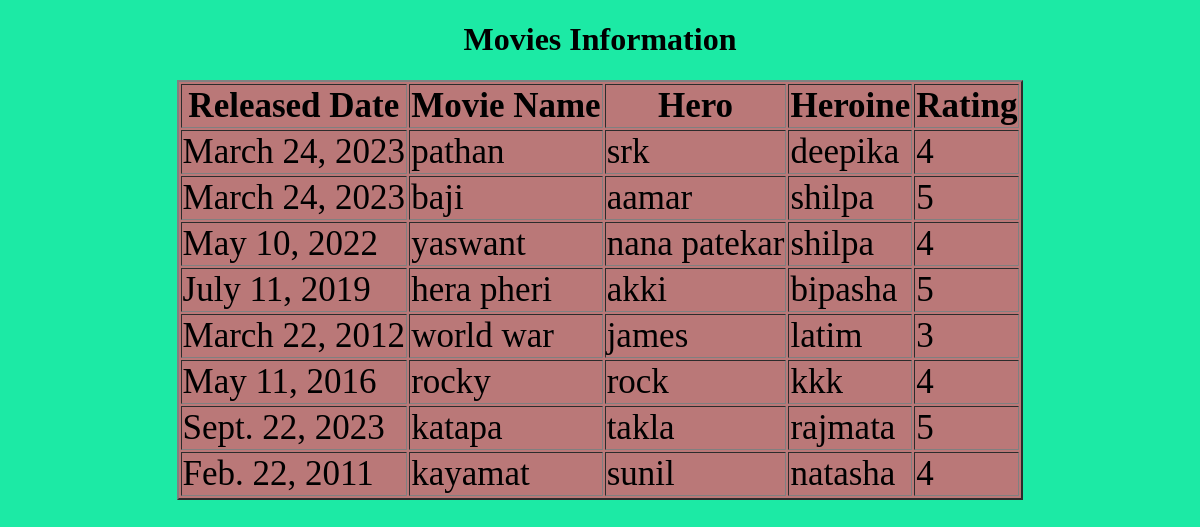
/listmovies/, run on the app's committed database.
### testapp/models.py (models this page shows)
class Movie(models.Model):
    rdate = models.DateField()
    moviename = models.CharField(max_length=30)
    hero = models.CharField(max_length=30)
    heroine = models.CharField(max_length=30)
    mrating = models.IntegerField()

### testapp/views.py (the view)
# urls.py: path('listmovies/', views.list_movies_view),
def list_movies_view(request):
    movies_list = Movie.objects.all()
    return render(request,'testapp/listmovies.html',{'movies_list': movies_list})

### templates/testapp/listmovies.html (shortened to what this page needs)
<!DOCTYPE html>
{% load static %}
<html lang="en">
<head>
    <link rel="stylesheet" href="{% static 'css/movies.css' %}">
</head>
<body>
    {% if movies_list %}
    <h1>Movies Information</h1>
       <table border='2'>
        <thead>
            <th>Released Date</th>
            <th>Movie Name</th>
            <th>Hero</th>
            <th>Heroine</th>
            <th>Rating</th>
        </thead>
        {% for movie in movies_list %}
            <tr>
                <td> {{movie.rdate}} </td>
                <td>{{movie.moviename}}</td>
                <td>{{movie.hero}}</td>
                <td>{{movie.heroine}}</td>
                <td>{{movie.mrating}}</td>
           </tr>
        {% endfor %}
       </table>
       {% else %}
         <h1>No Movies Found in Records</h1>
    {% endif %}
</body>
</html>

### static/css/movies.css (style rules this page uses)
body { background-color: rgb(28, 234, 165); }
table { margin: auto; font-size: 35px; background-color: rgb(186, 120, 120); }
h1 { text-align: center; }

### data on the page
Movie: rdate "March 24, 2023", moviename "pathan", hero "srk", heroine "deepika", mrating "4"
Movie: rdate "March 24, 2023", moviename "baji", hero "aamar", heroine "shilpa", mrating "5"
Movie: rdate "May 10, 2022", moviename "yaswant", hero "nana patekar", heroine "shilpa", mrating "4"
Movie: rdate "July 11, 2019", moviename "hera pheri", hero "akki", heroine "bipasha", mrating "5"
Movie: rdate "March 22, 2012", moviename "world war", hero "james", heroine "latim", mrating "3"
Movie: rdate "May 11, 2016", moviename "rocky", hero "rock", heroine "kkk", mrating "4"
Movie: rdate "Sept. 22, 2023", moviename "katapa", hero "takla", heroine "rajmata", mrating "5"
Movie: rdate "Feb. 22, 2011", moviename "kayamat", hero "sunil", heroine "natasha", mrating "4"
